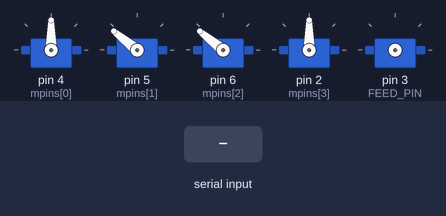
A sketch run on a simulated Arduino Uno, built with avr-gcc and run on an emulated ATmega328P. Shown: 5 × servo. The inputs (shaded band) are chosen by the test bench.

Above: at 1.2 s.
1.3 s: "F" received over the second serial link
At 2.9 s:
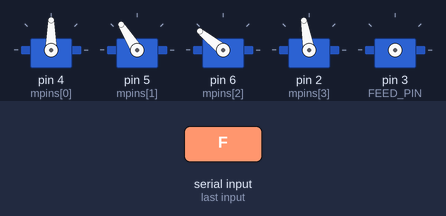
4.3 s: "n90\n" received over the second serial link
5.8 s: "B" received over the second serial link
At 7.7 s:
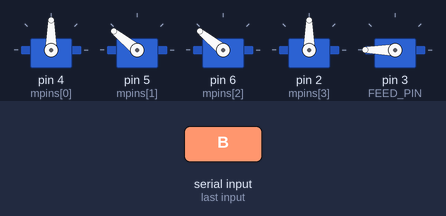
8.8 s: "U90\n" received over the second serial link
At 11.0 s:
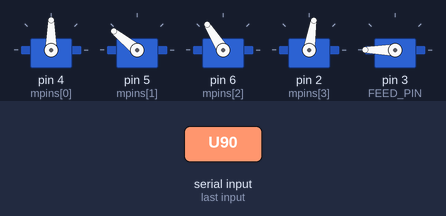
11.8 s: "U,45\n" received over the second serial link
At 13.4 s:
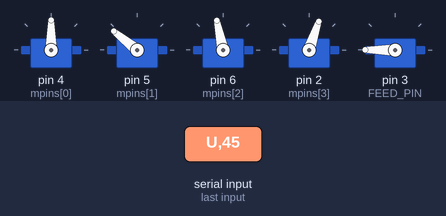
14.8 s: "D90\n" received over the second serial link
At 16.7 s:
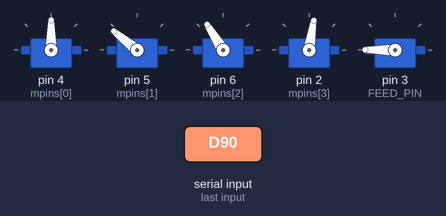
Timing chart, 0 to 18.2 s (numbered marks = the images above; inputs shaded):
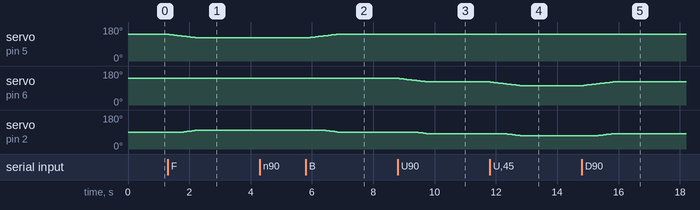

Measured:
- after the input at 1.3 s, servo on pin 5 (mpins[1]): moves from 141° to 122° over 0.95 s, starting at once; servo on pin 2 (mpins[3]): moves from 90° to 100° over 0.47 s, starting after 0.51 s
- after the input at 5.8 s, servo on pin 5 (mpins[1]): moves from 122° to 141° over 0.95 s, starting at once; servo on pin 2 (mpins[3]): moves from 100° to 90° over 0.47 s, starting after 0.55 s
- after the input at 8.8 s, servo on pin 6 (mpins[2]): moves from 141° to 122° over 0.95 s, starting at once; servo on pin 2 (mpins[3]): moves from 90° to 81° over 0.42 s, starting after 0.56 s
- after the input at 11.8 s, servo on pin 6 (mpins[2]): moves from 122° to 102° over 1.0 s, starting at once; servo on pin 2 (mpins[3]): moves from 81° to 71° over 0.48 s, starting after 0.52 s
- after the input at 14.8 s, servo on pin 6 (mpins[2]): moves from 102° to 122° over 1.0 s, starting at once; servo on pin 2 (mpins[3]): moves from 71° to 81° over 0.48 s, starting after 0.54 s

The sketch:

MAPS.ino
```cpp
#include <SoftwareSerial.h>

#include <Servo.h>
#define MAX 2400
#define MIN 555
#define FEED_DELAY 120
#define FEED_PIN 3
#define FINE_STEPS 5
#define COARSE_STEPS 100
const uint16_t base_home=1477;
const uint16_t arm1_home=2000;
const uint16_t arm2_home=2000;
const uint16_t arm3_home=1477;

uint16_t motor_read[4]={base_home,arm1_home,arm2_home,arm3_home};
const uint16_t motor_offset[]={0,0,0,0};
const uint8_t step_delay=5;//delay between steps in ms
const uint8_t mpins[]={4,5,6,2};//base,a1,a2,a3
Servo motors[4];
Servo feeder;
SoftwareSerial BTSerial(11,12);

void manual_flush();
void feed_nudge();
void motor_write(uint8_t pin, uint16_t val);
void home_position();//get robot to home resting position slowly
void slow_go(uint8_t pin,uint16_t val);//get motor to certain value slowly


void feed_nudge()
{
  feeder.attach(FEED_PIN);
  delay(FEED_DELAY);
  feeder.detach();
}

void motor_write(uint8_t pin, uint16_t val)
{
  uint16_t value=val-motor_offset[pin];
  motors[pin].writeMicroseconds(val);
  motor_read[pin]=val;
}
void slow_go_toolpin1(uint16_t val)
{
  int i=motor_read[1];
  val=i-val;
  if (i<val)
  {
    for (;i<=val;i++)
    {
      motor_write(1,i);
      motor_write(3,--motor_read[3]);
      delay(step_delay);
    }
  }
  else
  {
    for (;i>=val;i--)
    {
      motor_write(1,i);
      motor_write(3,++motor_read[3]);
      delay(step_delay);
    }
  }
}

void slow_go_toolpin2(uint16_t val)
{
  int i=motor_read[2];
  val=i+val;
  if (i<val)
  {

    for (;i<=val;i++)
    {
      motor_write(2,i);
      motor_write(3,++motor_read[3]);
      delay(step_delay);
    }
  }
  else
  {
    for (;i>=val;i--)
    {
      motor_write(2,i);
      motor_write(3,--motor_read[3]);
      delay(step_delay);
    }
  }
}

void slow_go(uint8_t pin,uint16_t val)//add multi motor support
{
  int i=motor_read[pin];

//  Serial.println(i);
  if (i<val)
  {
//    Serial.println("First");

    for (;i<=val;i++)
    {
      motor_write(pin,i);
//      Serial.println(i);
      delay(step_delay);
    }
  }
  else
  {
//    Serial.println("Second");
    for (;i>=val;i--)
    {
      motor_write(pin,i);
//      Serial.println(i);
      delay(step_delay);
    }
  }
}
void home_position()
{
  slow_go(0,base_home);
  slow_go(1,arm1_home);
  slow_go(2,arm2_home);
  slow_go(3,arm3_home);
}

void manual_flush()
{
  while(BTSerial.available())
    char a = BTSerial.read();
}

void setup()
{
  Serial.begin(9600);
  BTSerial.begin(38400);
//  home_position();
  motor_write(0,base_home);
  motor_write(1,arm1_home);
  motor_write(2,arm2_home);
  motor_write(3,arm3_home);
  //////////////////////
  feeder.write(180);//start the feeder forward
  /////////////////////
  for (int i=0;i<4;i++)
  {
    motors[i].attach(mpins[i]);
  }
//  feeder.attach(FEED_PIN);
}

void loop()
{
  if(BTSerial.available())
  {

    char a= BTSerial.read();
    switch(a)
    {
      case 'n':
        feed_nudge();
        break;
      case 'u':
        slow_go(2,motor_read[2]-FINE_STEPS);
        slow_go_toolpin2(-FINE_STEPS);
        break;
      case 'U':
        slow_go(2,motor_read[2]-COARSE_STEPS);
        slow_go_toolpin2(-COARSE_STEPS);
        break;
      case 'd':
        slow_go(2,motor_read[2]+FINE_STEPS);
        slow_go_toolpin2(FINE_STEPS);
        break;
      case 'D':
        slow_go(2,motor_read[2]+COARSE_STEPS);
        slow_go_toolpin2(+COARSE_STEPS);
        break;
      case 'f':
        slow_go(1,motor_read[1]-FINE_STEPS);
        slow_go_toolpin1(FINE_STEPS);
        break;
      case 'F':
        slow_go(1,motor_read[1]-COARSE_STEPS);
        slow_go_toolpin1(COARSE_STEPS);
        break;
      case 'b':
        slow_go(1,motor_read[1]+FINE_STEPS);
        slow_go_toolpin1(-FINE_STEPS);
        break;
      case 'B':
        slow_go(1,motor_read[1]+COARSE_STEPS);
        slow_go_toolpin1(-COARSE_STEPS);
        break;
      case 'l':
        slow_go(0,motor_read[0]+FINE_STEPS);
        break;
      case 'L':
        slow_go(0,motor_read[0]+COARSE_STEPS);
        break;
      case 'r':
        slow_go(0,motor_read[0]-FINE_STEPS);
        break;
      case 'R':
        slow_go(0,motor_read[0]-COARSE_STEPS);
        break;

      case 'h':
        home_position();
        break;
      case 'c':
        int pin=BTSerial.parseInt();
        int val=BTSerial.parseInt();
        slow_go(pin,val);
        break;
      default:
        manual_flush();
        break;
    }
  }
//  int off=-500;
//  slow_go(2,2200);
//  slow_go(1,1700);
//  slow_go(3,2200);
//  delay(5000);
//  home_position();
//  while(1);
//  slow_go(0,1000);
//  slow_go(2,1700);


}
```
